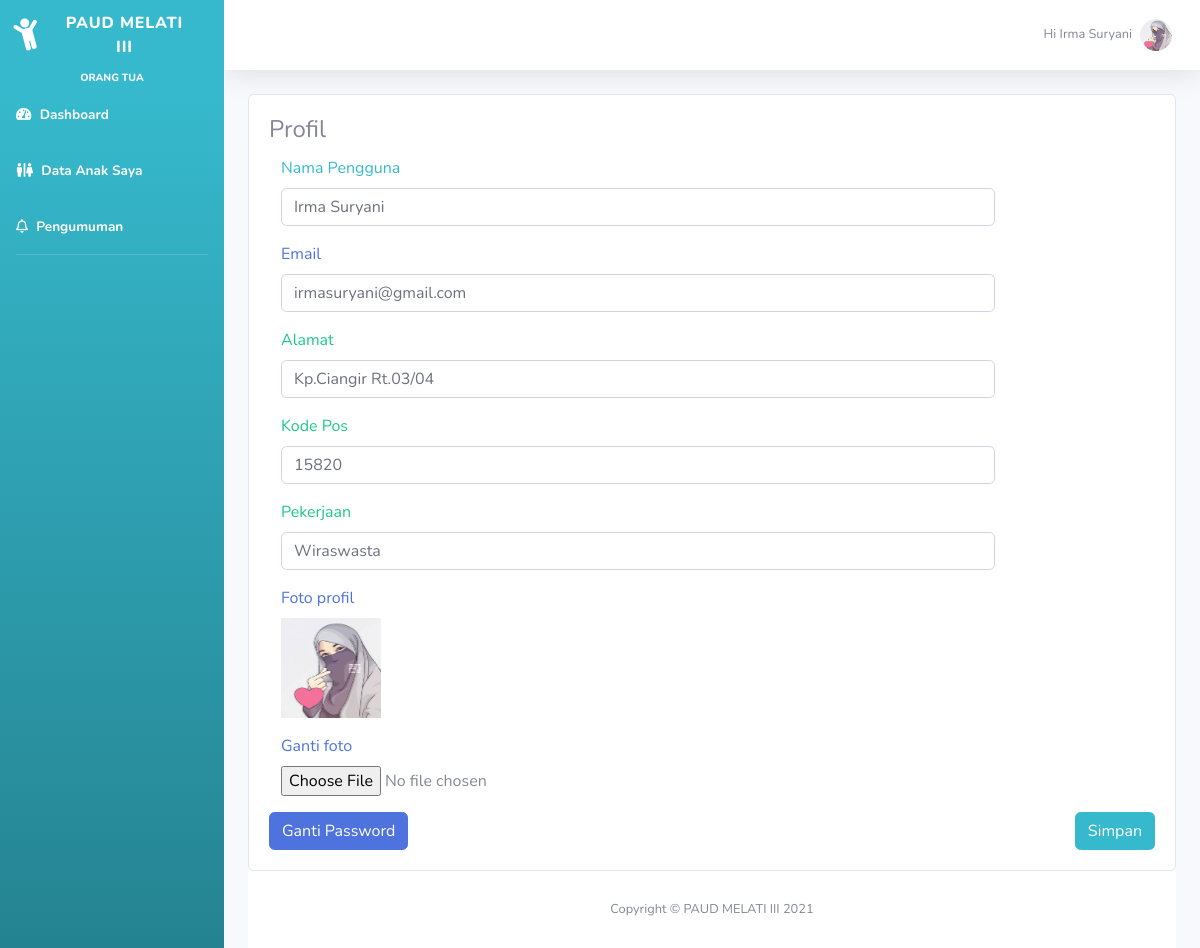
Screenshot of /index.php?page=profil (signed in) with the database file from the repository.
### tables this page shows
CREATE TABLE `tb_user` (
  `id` int(12) NOT NULL,
  `foto` varchar(50) DEFAULT NULL,
  `name` varchar(25) NOT NULL,
  `email` varchar(30) NOT NULL,
  `password` varchar(256) NOT NULL,
  `tingkat` enum('bendahara','admin','orang tua','') NOT NULL
);

CREATE TABLE `tb_orang_tua` (
  `id` int(11) NOT NULL,
  `id_user` int(25) NOT NULL,
  `address` varchar(100) NOT NULL,
  `post_code` varchar(10) NOT NULL,
  `pekerjaan` varchar(30) NOT NULL
);

### index.php (the view, shortened to what this page needs)
<?php
include('config/koneksi.php');
$page = $_GET['page'];
$aksi = $_GET['aksi'];
$data = $koneksi->query("SELECT * FROM tb_user WHERE id = '" . $_SESSION['id'] . "'")->fetch_assoc();
$tingkat = $data['tingkat'];
include('layout/header.php');
?>
<div id="wrapper">
  <ul class="navbar-nav bg-gradient-info sidebar sidebar-dark accordion" id="accordionSidebar">
    <a class="sidebar-brand d-flex align-items-center justify-content-center" href="index.html">
      <div class="sidebar-brand-icon rotate-n-15">
        <i class="fas fa-child"></i>
      </div>
      <div class="sidebar-brand-text mx-4">PAUD MELATI III <sup></sup></div>
    </a>
    <div class="sidebar-heading text-center text-light">
      <?= $tingkat; ?>
    </div>
    <li class="nav-item active">
      <a class="nav-link" href="index.php">
        <i class="fas fa-tachometer-alt"></i>
        <span>Dashboard</span></a>
    </li>
    <?php
    if ($tingkat == 'orang tua') {
    ?>
      <li class="nav-item active">
        <a class="nav-link" href="index.php?page=anak-saia">
          <i class="fas fa-restroom"></i>
          <span>Data Anak Saya</span></a>
      </li>
      <li class="nav-item active">
        <a class="nav-link" href="index.php?page=pengumuman">
          <i class="far fa-bell"></i>
          <span>Pengumuman</span></a>
      </li>
    <?php } ?>
    <hr class="sidebar-divider">
  </ul>
  <div id="content-wrapper" class="d-flex flex-column">
    <div id="content">
      <nav class="navbar navbar-expand navbar-light bg-white topbar mb-4 static-top shadow">
        <ul class="navbar-nav ml-auto">
          <li class="nav-item dropdown no-arrow">
            <a class="nav-link dropdown-toggle" href="#" id="userDropdown" role="button" data-toggle="dropdown" aria-haspopup="true" aria-expanded="false">
              <span class="mr-2 d-none d-lg-inline text-gray-600 small">Hi <?php echo $data['name']; ?></span>
              <img class="img-profile rounded-circle" src="upload/profile/<?php echo $data['foto']; ?>">
            </a>
          </li>
        </ul>
      </nav>
      <div class="container">
        <?php
        if (!empty($page)) {
          if ($tingkat == 'admin') {
            switch ($page) {
              case 'dashboard':
                $title = "dashboard";
                include "page/dashboard.php";
                break;
              case 'managemen-user':
                include "page/Management/User/ManagementUser.php";
                break;
              case 'managemen-orangtua':
                if ($aksi == 'lihat') {
                  include "page/Management/Ortu/Aksi/lihat.php";
                } else {
                  include "page/Management/Ortu/management_orangtua.php";
                }
                break;
              case 'managemen-siswa':
                if ($aksi == 'lihat') {
                  include "page/Management/Ortu/Aksi/lihat.php";
                } else {
                  include "page/Management/Siswa/management_siswa.php";
                }
                break;
              case 'tahun-ajaran':
                include "page/TahunAjaran/tahunajaran.php";
                break;
              case 'transaksi':
                if ($aksi == 'rincian') {
                  include "page/Bendahara/rincian.php";
                } else {
                  include "page/Bendahara/transaksi.php";
                }
                break;
              case 'profil':
                include "profil.php";
                break;
              case 'pengumuman':
                include "Pengumum/pengumuman.php";
                break;
              default:
                include "page/dashboard.php";
                break;
            }
          } else {
            switch ($page) {
              case 'profil':
                include "profil.php";
                break;
            }
          }
        } else {
          include "page/dashboard.php";
        }
        ?>
      </div>
      <?php
      include('layout/footer.php');
      ?>

### profil.php (shortened to what this page needs)
<?php
$id = $_SESSION['id'];
$sql = $koneksi->query("SELECT * FROM tb_user INNER JOIN tb_orang_tua ON tb_orang_tua.id_user = tb_user.id WHERE tb_user.id = $id ");
$tampil = $sql->fetch_assoc();
$admin = $koneksi->query("SELECT * FROM tb_user WHERE id = $id")->fetch_array();
if ($admin['tingkat'] == 'admin' || $admin['tingkat'] == 'bendahara') {
?>
    <div class="card card-outline-danger">
        <form action="" method="POST" enctype="multipart/form-data">
            <div class="card-body">
                <h4 class="card-title">Profil</h4>
                <div class="row">
                    <div class="col-lg-3">
                        <div class="form-group">
                            <label for="">Pratinjau Foto</label>
                            <img id="img-preview" src="http://localhost/pembayaran-paud-melati/upload/profile/<?= $admin['foto']; ?>" class="rounded img-responsive" width="250" height="250" id="img-preview">
                        </div>
                        <div class="form-group">
                            <label>Foto</label>
                            <label class="float-right">
                                <a href="#" data-toggle="tooltip" title="Klik untuk menghapus foto yang sudah dipilih" style="display:none" id="img-reset">
                                    <code class="text-right">Hapus Foto</code>
                                </a>
                            </label>
                            <div class="input-group">
                                <div class="input-group-prepend">
                                    <div class="input-group-text">
                                        <i class="fas fa-file-image"></i>
                                    </div>
                                </div>
                                <div class="custom-file">
                                    <input type="file" class="custom-file-input" name="foto" id="img-file">
                                    <label class="custom-file-label" id="img-name">Pilih Foto</label>
                                </div>
                            </div>
                        </div>
                    </div>
                    <div class="col-lg">
                        <div class="form-group">
                            <label class="text-info">Nama Pengguna</label>
                            <div class="col-sm-10">
                                <input type="text" onkeydown="preventNumberInput(event)" onkeyup="preventNumberInput(event)" name="name" class="form-control" value="<?php echo $admin['name']; ?>" />
                            </div>
                        </div>
                        <div class="form-group">
                            <label class="text-primary">Email</label>
                            <div class="col-sm-10">
                                <input type="email" name="email" class="form-control" value="<?php echo $admin['email']; ?>" />
                            </div>
                        </div>
                    </div>
                </div>
            </div>
            <div class="card-footer text-right">
                <div class="buttons">
                    <button type="button" class="btn btn-success" data-toggle="modal" data-target="#gantiPassword"> Ganti Password </button>
                    <button type="submit" name="simpan_admin" class="btn btn-primary"> Simpan </button>
                </div>
            </div>
        </form>
    </div>
    <div class="modal fade" id="gantiPassword" tabindex="-1" role="dialog" aria-labelledby="gantiPasswordLabel" aria-hidden="true">
        <div class="modal-dialog" role="document">
            <div class="modal-content">
                <div class="modal-header">
                    <h5 class="modal-title" id="gantiPasswordLabel">Ganti Password</h5>
                    <button type="button" class="close" data-dismiss="modal" aria-label="Close">
                        <span aria-hidden="true">&times;</span>
                    </button>
                </div>
                <form action="" method="POST">
                    <div class="modal-body">
                        <div class="form-group">
                            <label for="">Password Lama</label>
                            <input type="password" name="password_lama" class="form-control" />
                        </div>
                        <div class="form-group">
                            <label for="">Password Baru</label>
                            <input type="password" name="password_baru" class="form-control" />
                        </div>
                    </div>
                    <div class="modal-footer">
                        <button type="button" class="btn btn-secondary" data-dismiss="modal">Close</button>
                        <button type="submit" class="btn btn-primary" name="ganti_password">Save changes</button>
                    </div>
                </form>
            </div>
        </div>
    </div>
    <?php
    if (isset($_POST['ganti_password'])) {
        $passwordLama = $_POST['password_lama'];
        $passwordBaru = $_POST['password_baru'];
        $passfix        = md5($passwordBaru);
        if (md5($passwordLama) == $admin['password']) {
            $koneksi->query("UPDATE tb_user SET password='$passfix' WHERE id='$id'");
            echo "<script type='text/javascript'>alert('Berhasil ganti password!'); window.location.href='index.php';</script>";
        } else {
            echo "<script type='text/javascript'>alert('Password lama tidak cocok!');</script>";
        }
    }
    if (isset($_POST['simpan_admin'])) {
        $name = $_POST['name'];
        $email = $_POST['email'];
        $foto     = $_FILES['foto']['name'];
        $file     = $_FILES['foto']['tmp_name'];
        $size     = $_FILES['foto']['size'];
        $tipe     = $_FILES['foto']['type'];
        $folder   = "upload/profile/";
        $saring   = array('gif', 'png', 'jpg');
        $ext      = pathinfo($foto, PATHINFO_EXTENSION);
        if (strlen($foto)) {
            $ext = pathinfo($foto, PATHINFO_EXTENSION);
            if (in_array($ext, $saring)) {
                if ($size < 5242880) {
                    $img     = sha1($foto);
                    if (move_uploaded_file($file, $folder . $img)) {
                        $koneksi->query("UPDATE tb_user SET name='$name',
                        email='$email', foto='$img' WHERE id='$id'");
    ?>
                        <script type="text/javascript">
                            alert("Data berhasil disimpan!");
                            window.location.href = "index.php?page=profil";
                        </script>
                    <?php
                    } else {
                    ?>
                        <script type="text/javascript">
                            alert("Error!");
                        </script>
                    <?php
                    }
                } else {
                    ?>
                    <script type="text/javascript">
                        alert("Ukuran gambar terlalu besar! (Max : 5MB)");
                    </script>
                <?php
                }
            } else {
                ?>
                <script type="text/javascript">
                    alert("Format gambar tidak dizinkan!");
                </script>
            <?php
            }
        } else {
            $koneksi->query("UPDATE tb_user SET name='$name',
            email='$email' WHERE id='$id'");
            ?>
            <script type="text/javascript">
                alert("Data berhasil disimpan!");
                window.location.href = "index.php";
            </script>
    <?php
        }
    }
    ?>
<?php } else { ?>
    <div class="card card-outline-danger">
        <div class="card-body">
            <h4 class="card-title">Profil</h4>
            <form method="post" enctype="multipart/form-data">
                <div class="form-group">
                    <label class="text-info col-sm-2 control-label">Nama Pengguna</label>
                    <div class="col-sm-10">
                        <input type="text" onkeydown="preventNumberInput(event)" onkeyup="preventNumberInput(event)" name="name" class="form-control" value="<?php echo $tampil['name']; ?>" />
                    </div>
                </div>
                <div class="form-group">
                    <label class="text-primary col-sm-2 control-label">Email</label>
                    <div class="col-sm-10">
                        <input type="email" name="email" class="form-control" value="<?php echo $tampil['email']; ?>" />
                    </div>
                </div>
                <div class="form-group">
                    <label class="text-success col-sm-2 control-label">Alamat</label>
                    <div class="col-sm-10">
                        <input type="text" name="address" class="form-control" value="<?php echo $tampil['address']; ?>" />
                    </div>
                </div>
                <div class="form-group">
                    <label class="text-success col-sm-2 control-label">Kode Pos</label>
                    <div class="col-sm-10">
                        <input type="number" name="post_code" class="form-control" value="<?php echo $tampil['post_code']; ?>" />
                    </div>
                </div>
                <div class="form-group">
                    <label class="text-success col-sm-2 control-label">Pekerjaan</label>
                    <div class="col-sm-10">
                        <input type="text" onkeydown="preventNumberInput(event)" onkeyup="preventNumberInput(event)" name="pekerjaan" class="form-control" value="<?php echo $tampil['pekerjaan']; ?>" />
                    </div>
                </div>
                <div class="form-group">
                    <label class="text-primary col-sm-2 control-label">Foto profil</label>
                    <div class="col-sm-10">
                        <img  id="img-preview" src="upload/profile/<?php echo $tampil['foto']; ?>" width="100" height="100">
                    </div>
                </div>
                <div class="form-group">
                    <label class="text-primary col-sm-2 control-label">Ganti foto</label>
                    <div class="col-sm-10">
                        <input type="file" name="foto" id="img-file" />
                    </div>
                </div>
                <input style="float: right;" type="submit" name="simpan" value="Simpan" class="btn btn-info btn-rounded m-b-10 m-l-5">
            </form>
            <button type="button" class="btn btn-primary" data-toggle="modal" data-target="#gantiPasswordModal">
                Ganti Password
            </button>
        </div>
    <?php } ?>

### rows the page displays
tb_user: tingkat "ORANG TUA", name "Irma Suryani", foto (picture)
tb_orang_tua: name "Irma Suryani", email "irmasuryani@gmail.com", address "Kp.Ciangir Rt.03/04", post_code "15820", pekerjaan "Wiraswasta", id_user.foto (picture)
